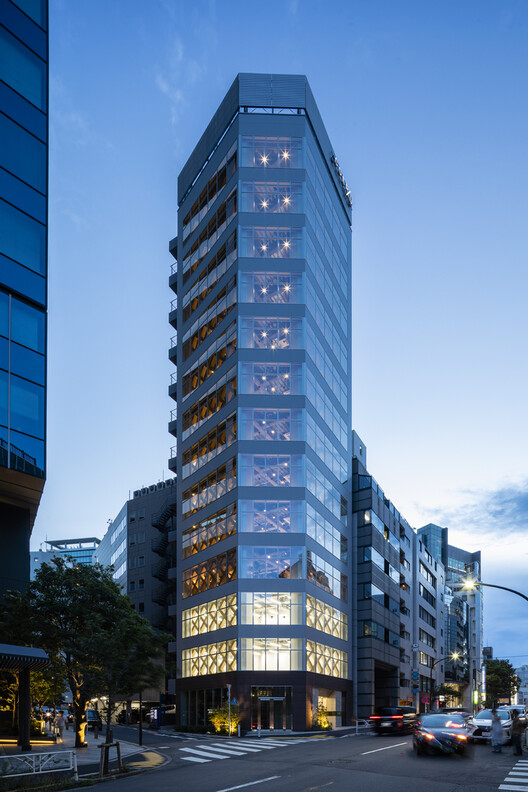
#> input picture images/building.jpeg, 528 x 792 px
$ python blurring.py
#> lines starting #> are read from the running program, lines starting #| are printed output that depends on the picture
import cv2
from matplotlib import pyplot as plt
import numpy as np


image = cv2.imread('images/building.jpeg')
#> image is the input picture: shape (792, 528, 3); mean B, G, R 159.1, 124.4, 96.3
image = cv2.cvtColor(image, cv2.COLOR_BGR2RGB)
plt.figure(figsize=(20, 20))
plt.subplot(2, 2, 1)
plt.title("Original")
plt.imshow(image)
kernel_3x3 = np.ones((3, 3), np.float32) / 9
blurred = cv2.filter2D(image, -1, kernel_3x3)
plt.subplot(2, 2, 2)
plt.title("3x3 Kernel Blurring")
plt.imshow(blurred)
kernel_7x7 = np.ones((7, 7), np.float32) / 49
blurred2 = cv2.filter2D(image, -1, kernel_7x7)
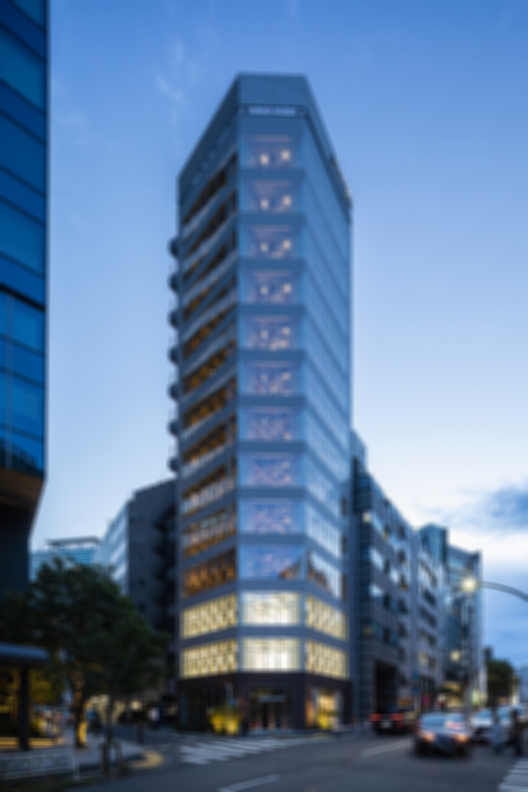
#> blurred2: shape (792, 528, 3); mean R, G, B 96.3, 124.4, 159.1
plt.subplot(2, 2, 3)
plt.title("7x7 Kernel Blurring")
plt.imshow(blurred2)
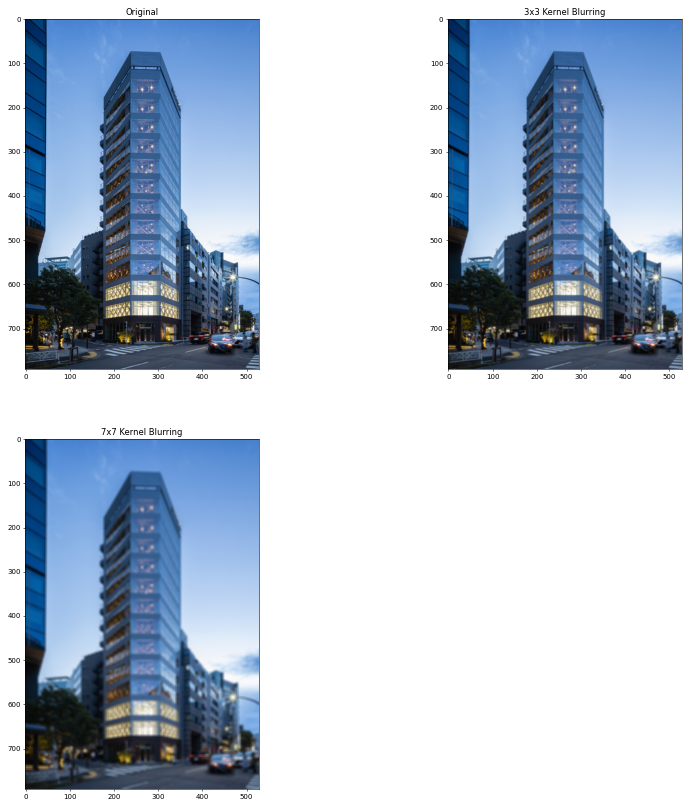
#> figure drawn by matplotlib, 3 panels

$ run again, with images/messi.jpeg copied over images/building.jpeg
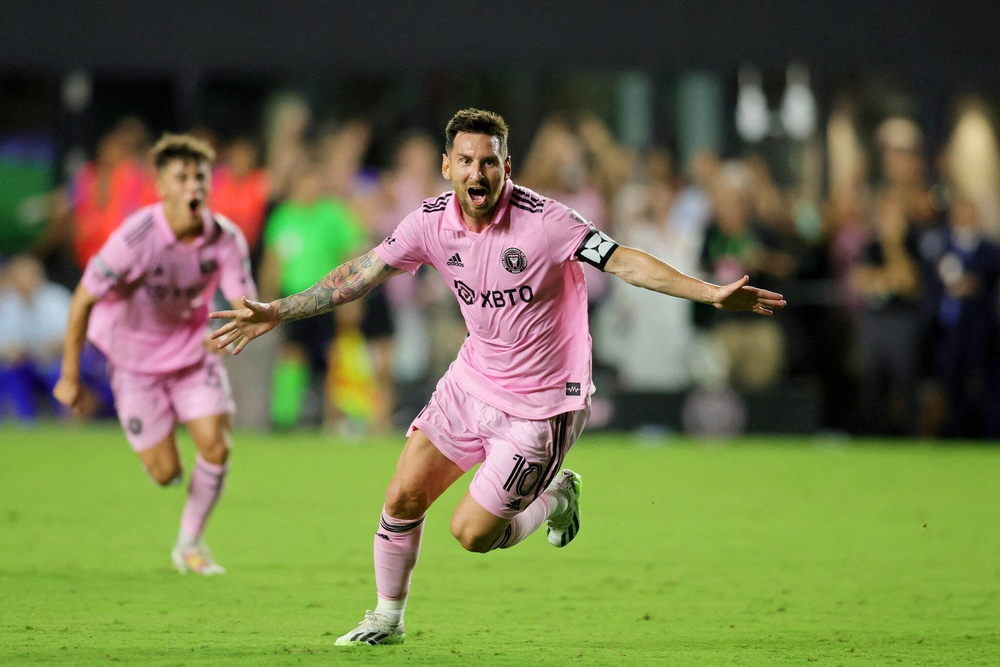
#> input picture images/messi.jpeg, 1000 x 667 px, shrunk from 2048 x 1365 before the run
#> image is the input picture: shape (667, 1000, 3); mean B, G, R 73, 113.8, 109.5
#> `plt.imshow(blurred2)`:
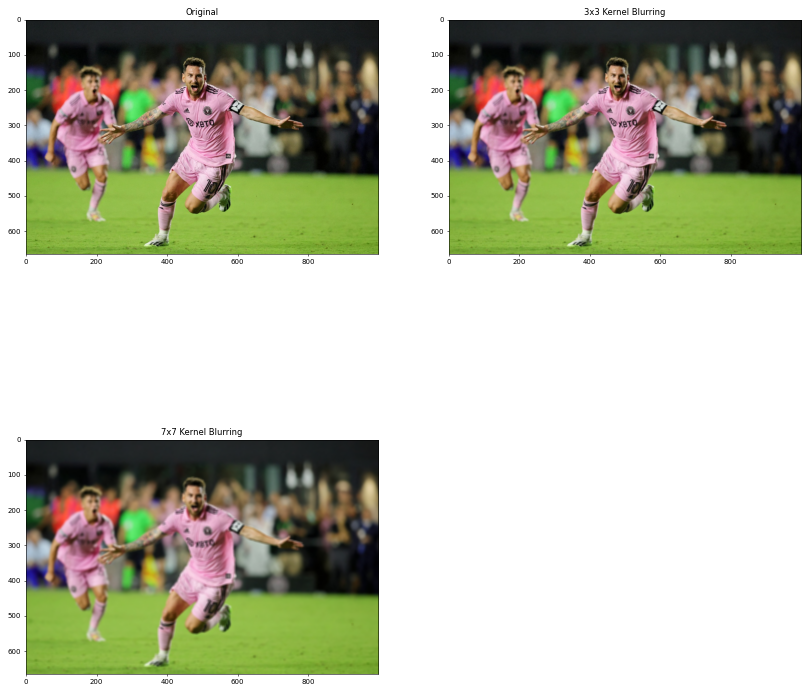
#> figure drawn by matplotlib, 3 panels

$ run again, with images/assortment-of-fruits.jpg copied over images/building.jpeg
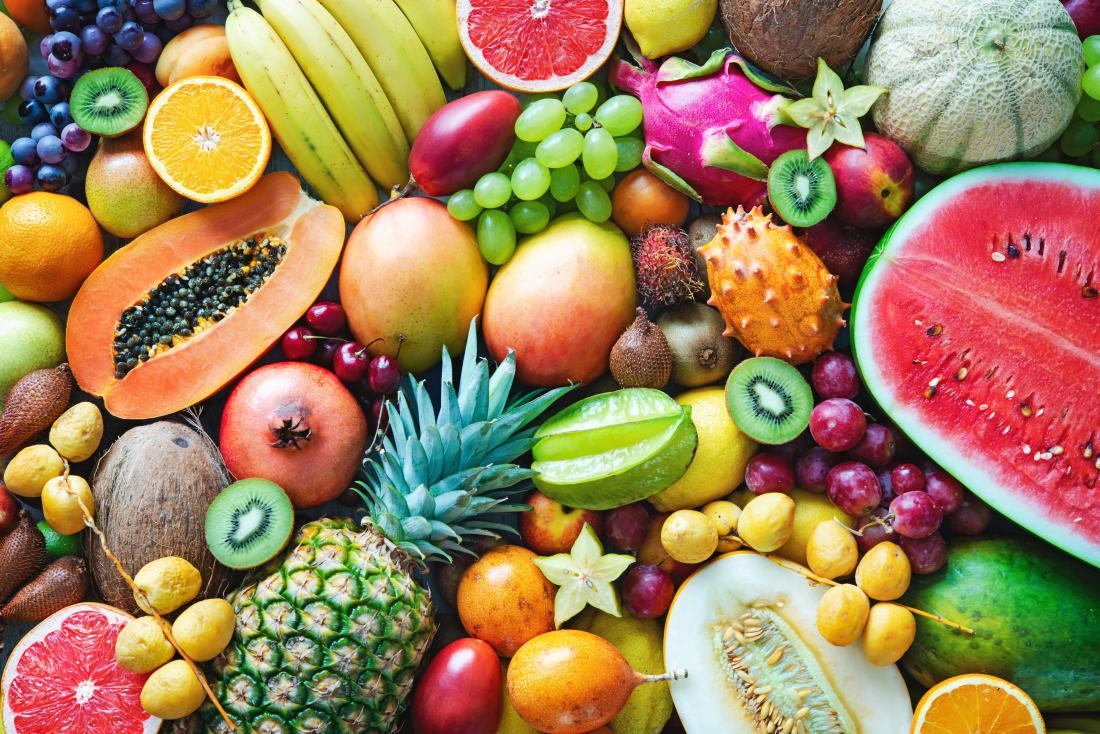
#> input picture images/assortment-of-fruits.jpg, 1100 x 734 px
#> image is the input picture: shape (734, 1100, 3); mean B, G, R 88.3, 126.3, 157.5
#> `blurred2 = cv2.filter2D(image, -1, kernel_7x7)`:
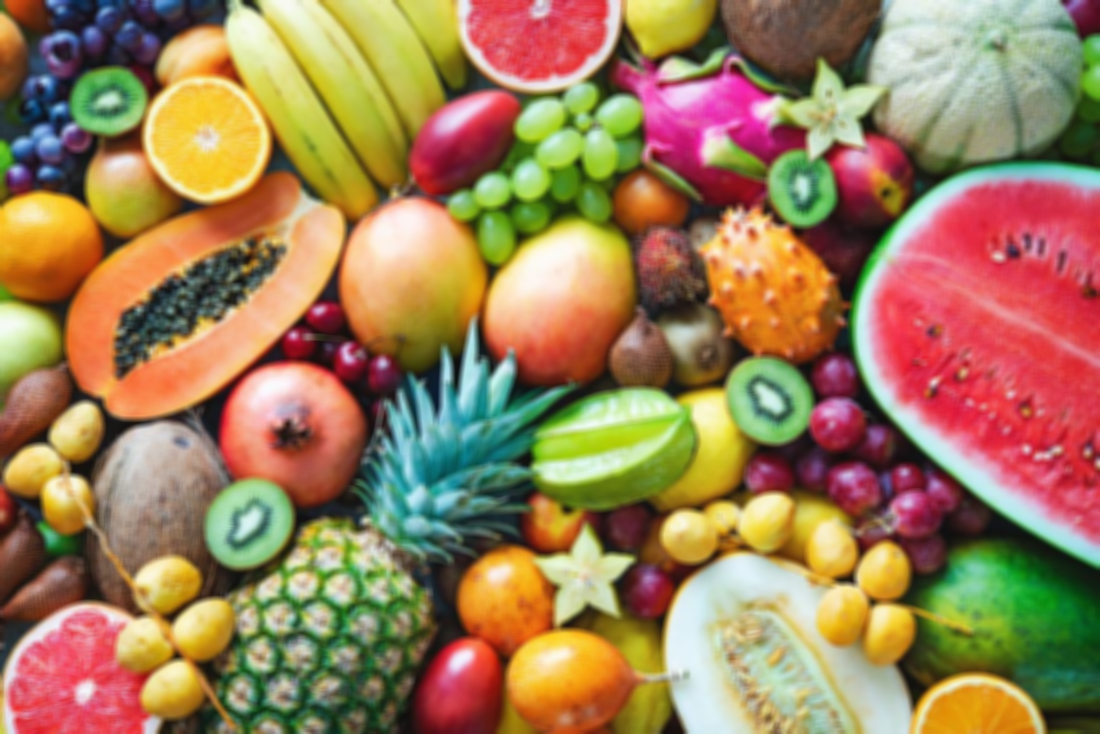
#> blurred2: shape (734, 1100, 3); mean R, G, B 157.5, 126.3, 88.3
#> `plt.imshow(blurred2)`:
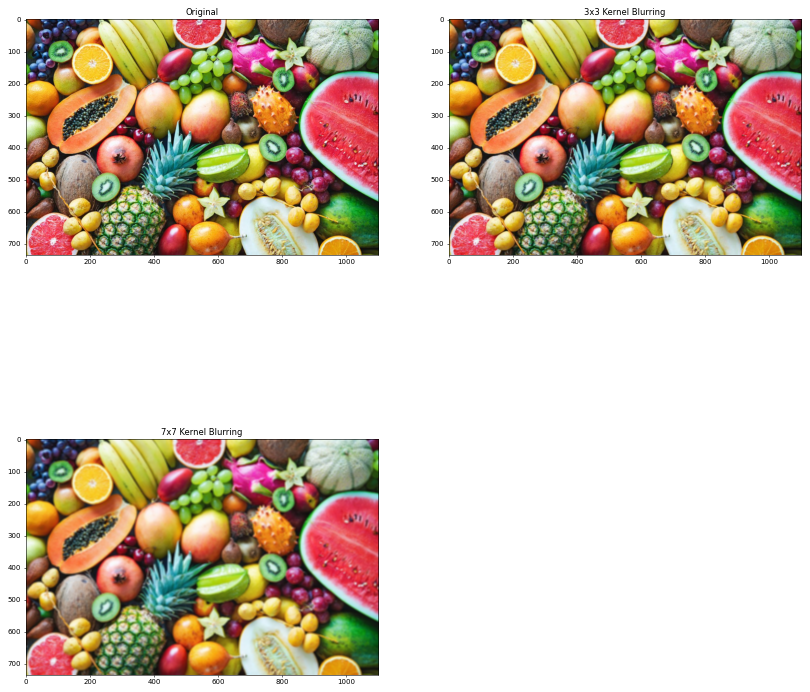
#> figure drawn by matplotlib, 3 panels
